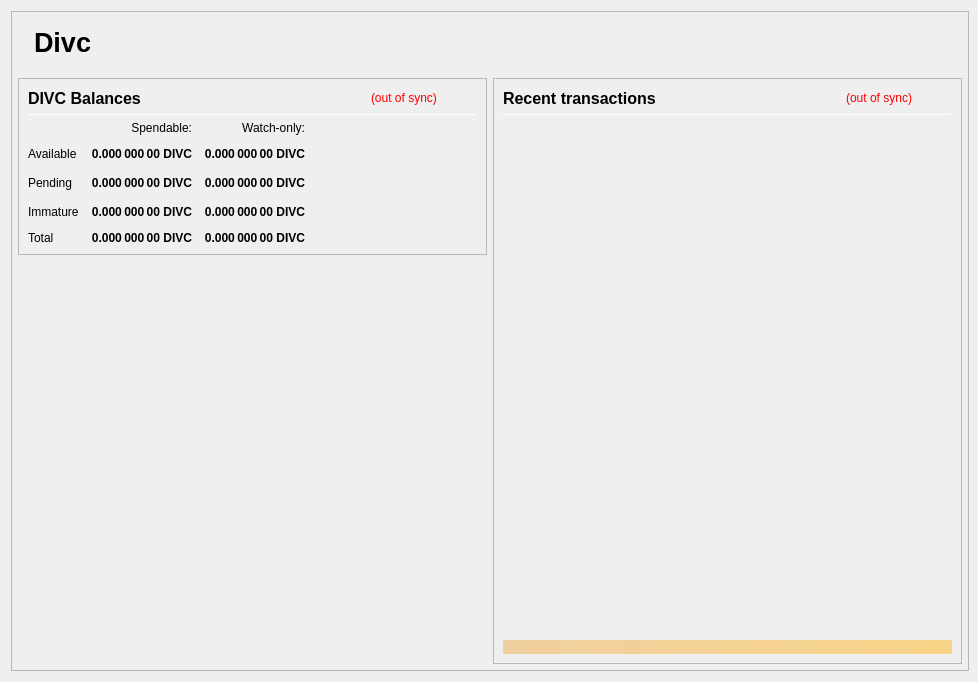
<?xml version="1.0" encoding="UTF-8"?>
<ui version="4.0">
 <class>OverviewPage</class>
 <widget class="QWidget" name="OverviewPage">
  <property name="geometry">
   <rect>
    <x>0</x>
    <y>0</y>
    <width>978</width>
    <height>682</height>
   </rect>
  </property>
  <property name="minimumSize">
   <size>
    <width>960</width>
    <height>682</height>
   </size>
  </property>
  <property name="font">
   <font>
    <weight>50</weight>
    <bold>false</bold>
   </font>
  </property>
  <property name="windowTitle">
   <string>Form</string>
  </property>
  <layout class="QVBoxLayout" name="topLayout" stretch="0">
   <property name="rightMargin">
    <number>9</number>
   </property>
   <item>
    <widget class="QFrame" name="frame_BG">
     <property name="minimumSize">
      <size>
       <width>850</width>
       <height>610</height>
      </size>
     </property>
     <property name="maximumSize">
      <size>
       <width>16777215</width>
       <height>16777215</height>
      </size>
     </property>
     <property name="frameShape">
      <enum>QFrame::StyledPanel</enum>
     </property>
     <property name="frameShadow">
      <enum>QFrame::Raised</enum>
     </property>
     <layout class="QVBoxLayout" name="verticalLayout_3" stretch="0">
      <property name="leftMargin">
       <number>0</number>
      </property>
      <property name="topMargin">
       <number>0</number>
      </property>
      <property name="rightMargin">
       <number>0</number>
      </property>
      <property name="bottomMargin">
       <number>6</number>
      </property>
      <item>
       <layout class="QVBoxLayout" name="verticalLayout_Master" stretch="0,1">
        <property name="leftMargin">
         <number>0</number>
        </property>
        <property name="topMargin">
         <number>0</number>
        </property>
        <property name="rightMargin">
         <number>0</number>
        </property>
        <property name="bottomMargin">
         <number>0</number>
        </property>
        <item>
         <widget class="QFrame" name="frame_Header">
          <layout class="QVBoxLayout" name="verticalLayout_Header" stretch="0">
           <property name="leftMargin">
            <number>0</number>
           </property>
           <property name="topMargin">
            <number>0</number>
           </property>
           <property name="rightMargin">
            <number>0</number>
           </property>
           <property name="bottomMargin">
            <number>0</number>
           </property>
           <item>
            <layout class="QHBoxLayout" name="horizontalLayout_Header" stretch="1,0">
             <property name="spacing">
              <number>6</number>
             </property>
             <item>
              <spacer name="horizontalSpacer_Header">
               <property name="orientation">
                <enum>Qt::Horizontal</enum>
               </property>
               <property name="sizeHint" stdset="0">
                <size>
                 <width>40</width>
                 <height>20</height>
                </size>
               </property>
              </spacer>
             </item>
			 <item>
           <widget class="QLabel" name="labelOverviewHeaderLeft">
            <property name="minimumSize">
             <size>
              <width>464</width>
              <height>60</height>
             </size>
            </property>
            <property name="maximumSize">
             <size>
              <width>16777215</width>
              <height>60</height>
             </size>
            </property>
            <property name="font">
             <font>
              <pointsize>20</pointsize>
              <weight>75</weight>
              <bold>true</bold>
             </font>
            </property>
            <property name="text">
             <string>Divc</string>
            </property>
            <property name="alignment">
             <set>Qt::AlignLeading|Qt::AlignLeft|Qt::AlignVCenter</set>
            </property>
           </widget>
          </item>
             <item>
              <widget class="QLabel" name="labelOverviewHeaderRight">
               <property name="minimumSize">
                <size>
                 <width>464</width>
                 <height>60</height>
                </size>
               </property>
               <property name="maximumSize">
                <size>
                 <width>16777215</width>
                 <height>60</height>
                </size>
               </property>
				<property name="font">
				 <font>
				  <pointsize>20</pointsize>
				  <weight>75</weight>
				  <bold>true</bold>
				 </font>
				</property>
				<property name="text">
				 <string></string>
				</property>
               <property name="alignment">
                <set>Qt::AlignRight|Qt::AlignTrailing|Qt::AlignVCenter</set>
               </property>
              </widget>
             </item>
            </layout>
           </item>
          </layout>
         </widget>
        </item>
        <item>
         <widget class="QFrame" name="frame_Content">
          <layout class="QVBoxLayout" name="verticalLayout_Content">
           <property name="leftMargin">
            <number>6</number>
           </property>
           <property name="topMargin">
            <number>0</number>
           </property>
           <property name="rightMargin">
            <number>6</number>
           </property>
           <property name="bottomMargin">
            <number>0</number>
           </property>
           <item>
            <layout class="QHBoxLayout" name="horizontalLayout_Content" stretch="1,1">
             <property name="spacing">
              <number>6</number>
             </property>
             <item>
              <layout class="QVBoxLayout" name="verticalLayout_left" stretch="0,0">
               <item>
                <widget class="QFrame" name="frameBalances">
                 <property name="frameShape">
                  <enum>QFrame::StyledPanel</enum>
                 </property>
                 <property name="frameShadow">
                  <enum>QFrame::Raised</enum>
                 </property>
                 <layout class="QVBoxLayout" name="verticalLayout_4">
                  <item>
                   <layout class="QHBoxLayout" name="hlBalancesHeader" stretch="2,0,0">
                    <property name="spacing">
                     <number>6</number>
                    </property>
                    <item>
                     <widget class="QLabel" name="labelBalances">
                      <property name="minimumSize">
                       <size>
                        <width>0</width>
                        <height>0</height>
                       </size>
                      </property>
                      <property name="font">
                       <font>
                        <pointsize>12</pointsize>
                        <weight>75</weight>
                        <bold>true</bold>
                       </font>
                      </property>
                      <property name="text">
                       <string>DIVC Balances</string>
                      </property>
                     </widget>
                    </item>
                    <item>
                     <widget class="QLabel" name="labelWalletStatus">
                      <property name="cursor">
                       <cursorShape>WhatsThisCursor</cursorShape>
                      </property>
                      <property name="toolTip">
                       <string>The displayed information may be out of date. Your wallet automatically synchronizes with the Divc network after a connection is established, but this process has not completed yet.</string>
                      </property>
                      <property name="styleSheet">
                       <string notr="true">QLabel { color: red; }</string>
                      </property>
                      <property name="text">
                       <string notr="true">(out of sync)</string>
                      </property>
                      <property name="alignment">
                       <set>Qt::AlignLeading|Qt::AlignLeft|Qt::AlignVCenter</set>
                      </property>
                     </widget>
                    </item>
                    <item>
                     <spacer name="hsBalancesHeader">
                      <property name="orientation">
                       <enum>Qt::Horizontal</enum>
                      </property>
                      <property name="sizeHint" stdset="0">
                       <size>
                        <width>40</width>
                        <height>20</height>
                       </size>
                      </property>
                     </spacer>
                    </item>
                   </layout>
                  </item>
                  <item>
                   <widget class="Line" name="lineBalances">
                    <property name="minimumSize">
                     <size>
                      <width>0</width>
                      <height>1</height>
                     </size>
                    </property>
                    <property name="maximumSize">
                     <size>
                      <width>16777215</width>
                      <height>1</height>
                     </size>
                    </property>
                    <property name="orientation">
                     <enum>Qt::Horizontal</enum>
                    </property>
                   </widget>
                  </item>
                  <item>
                   <layout class="QGridLayout" name="gridLayout">
                    <property name="spacing">
                     <number>12</number>
                    </property>
                    <item row="2" column="2">
                     <widget class="QLabel" name="labelWatchPending">
                      <property name="font">
                       <font>
                        <weight>75</weight>
                        <bold>true</bold>
                       </font>
                      </property>
                      <property name="cursor">
                       <cursorShape>ArrowCursor</cursorShape>
                      </property>
                      <property name="toolTip">
                       <string>Unconfirmed transactions to watch-only addresses</string>
                      </property>
                      <property name="text">
                       <string notr="true">0.000 000 00 DIVC</string>
                      </property>
                      <property name="alignment">
                       <set>Qt::AlignRight|Qt::AlignTrailing|Qt::AlignVCenter</set>
                      </property>
                      <property name="textInteractionFlags">
                       <set>Qt::NoTextInteraction</set>
                      </property>
                     </widget>
                    </item>
                    <item row="2" column="1">
                     <widget class="QLabel" name="labelUnconfirmed">
                      <property name="font">
                       <font>
                        <weight>75</weight>
                        <bold>true</bold>
                       </font>
                      </property>
                      <property name="cursor">
                       <cursorShape>ArrowCursor</cursorShape>
                      </property>
                      <property name="toolTip">
                       <string>Total of transactions that have yet to be confirmed, and do not yet count toward the spendable balance</string>
                      </property>
                      <property name="text">
                       <string notr="true">0.000 000 00 DIVC</string>
                      </property>
                      <property name="alignment">
                       <set>Qt::AlignRight|Qt::AlignTrailing|Qt::AlignVCenter</set>
                      </property>
                      <property name="textInteractionFlags">
                       <set>Qt::NoTextInteraction</set>
                      </property>
                     </widget>
                    </item>
                    <item row="3" column="2">
                     <widget class="QLabel" name="labelWatchImmature">
                      <property name="font">
                       <font>
                        <weight>75</weight>
                        <bold>true</bold>
                       </font>
                      </property>
                      <property name="cursor">
                       <cursorShape>ArrowCursor</cursorShape>
                      </property>
                      <property name="toolTip">
                       <string>Staked or masternode rewards in watch-only addresses that has not yet matured</string>
                      </property>
                      <property name="text">
                       <string notr="true">0.000 000 00 DIVC</string>
                      </property>
                      <property name="alignment">
                       <set>Qt::AlignRight|Qt::AlignTrailing|Qt::AlignVCenter</set>
                      </property>
                      <property name="textInteractionFlags">
                       <set>Qt::NoTextInteraction</set>
                      </property>
                     </widget>
                    </item>
                    <item row="4" column="0">
                     <widget class="QLabel" name="labelTotalText">
                      <property name="text">
                       <string>Total</string>
                      </property>
                      <property name="textInteractionFlags">
                       <set>Qt::NoTextInteraction</set>
                      </property>
                     </widget>
                    </item>
                    <item row="3" column="1">
                     <widget class="QLabel" name="labelImmature">
                      <property name="font">
                       <font>
                        <weight>75</weight>
                        <bold>true</bold>
                       </font>
                      </property>
                      <property name="cursor">
                       <cursorShape>ArrowCursor</cursorShape>
                      </property>
                      <property name="toolTip">
                       <string>Staked or masternode rewards that has not yet matured</string>
                      </property>
                      <property name="text">
                       <string notr="true">0.000 000 00 DIVC</string>
                      </property>
                      <property name="alignment">
                       <set>Qt::AlignRight|Qt::AlignTrailing|Qt::AlignVCenter</set>
                      </property>
                      <property name="textInteractionFlags">
                       <set>Qt::NoTextInteraction</set>
                      </property>
                     </widget>
                    </item>
                    <item row="2" column="3">
                     <spacer name="hsBalances">
                      <property name="orientation">
                       <enum>Qt::Horizontal</enum>
                      </property>
                      <property name="sizeHint" stdset="0">
                       <size>
                        <width>40</width>
                        <height>20</height>
                       </size>
                      </property>
                     </spacer>
                    </item>
                    <item row="3" column="0">
                     <widget class="QLabel" name="labelImmatureText">
                      <property name="text">
                       <string>Immature</string>
                      </property>
                      <property name="textInteractionFlags">
                       <set>Qt::NoTextInteraction</set>
                      </property>
                     </widget>
                    </item>
                    <item row="4" column="1">
                     <widget class="QLabel" name="labelTotal">
                      <property name="font">
                       <font>
                        <weight>75</weight>
                        <bold>true</bold>
                       </font>
                      </property>
                      <property name="cursor">
                       <cursorShape>ArrowCursor</cursorShape>
                      </property>
                      <property name="toolTip">
                       <string>Your current total balance</string>
                      </property>
                      <property name="text">
                       <string notr="true">0.000 000 00 DIVC</string>
                      </property>
                      <property name="alignment">
                       <set>Qt::AlignRight|Qt::AlignTrailing|Qt::AlignVCenter</set>
                      </property>
                      <property name="textInteractionFlags">
                       <set>Qt::NoTextInteraction</set>
                      </property>
                     </widget>
                    </item>
                    <item row="4" column="2">
                     <widget class="QLabel" name="labelWatchTotal">
                      <property name="font">
                       <font>
                        <weight>75</weight>
                        <bold>true</bold>
                       </font>
                      </property>
                      <property name="cursor">
                       <cursorShape>ArrowCursor</cursorShape>
                      </property>
                      <property name="toolTip">
                       <string>Current total balance in watch-only addresses</string>
                      </property>
                      <property name="text">
                       <string notr="true">0.000 000 00 DIVC</string>
                      </property>
                      <property name="alignment">
                       <set>Qt::AlignRight|Qt::AlignTrailing|Qt::AlignVCenter</set>
                      </property>
                      <property name="textInteractionFlags">
                       <set>Qt::NoTextInteraction</set>
                      </property>
                     </widget>
                    </item>
                    <item row="0" column="2">
                     <widget class="QLabel" name="labelWatchonly">
                      <property name="text">
                       <string>Watch-only:</string>
                      </property>
                      <property name="alignment">
                       <set>Qt::AlignRight|Qt::AlignTrailing|Qt::AlignVCenter</set>
                      </property>
                     </widget>
                    </item>
                    <item row="1" column="0">
                     <widget class="QLabel" name="labelBalanceText">
                      <property name="text">
                       <string>Available</string>
                      </property>
                      <property name="textInteractionFlags">
                       <set>Qt::NoTextInteraction</set>
                      </property>
                     </widget>
                    </item>
                    <item row="1" column="1">
                     <widget class="QLabel" name="labelBalance">
                      <property name="font">
                       <font>
                        <weight>75</weight>
                        <bold>true</bold>
                       </font>
                      </property>
                      <property name="cursor">
                       <cursorShape>ArrowCursor</cursorShape>
                      </property>
                      <property name="toolTip">
                       <string>Your current spendable balance</string>
                      </property>
                      <property name="text">
                       <string notr="true">0.000 000 00 DIVC</string>
                      </property>
                      <property name="alignment">
                       <set>Qt::AlignRight|Qt::AlignTrailing|Qt::AlignVCenter</set>
                      </property>
                      <property name="textInteractionFlags">
                       <set>Qt::NoTextInteraction</set>
                      </property>
                     </widget>
                    </item>
                    <item row="1" column="2">
                     <widget class="QLabel" name="labelWatchAvailable">
                      <property name="font">
                       <font>
                        <weight>75</weight>
                        <bold>true</bold>
                       </font>
                      </property>
                      <property name="cursor">
                       <cursorShape>ArrowCursor</cursorShape>
                      </property>
                      <property name="toolTip">
                       <string>Your current balance in watch-only addresses</string>
                      </property>
                      <property name="text">
                       <string notr="true">0.000 000 00 DIVC</string>
                      </property>
                      <property name="alignment">
                       <set>Qt::AlignRight|Qt::AlignTrailing|Qt::AlignVCenter</set>
                      </property>
                      <property name="textInteractionFlags">
                       <set>Qt::NoTextInteraction</set>
                      </property>
                     </widget>
                    </item>
                    <item row="2" column="0">
                     <widget class="QLabel" name="labelPendingText">
                      <property name="text">
                       <string>Pending</string>
                      </property>
                      <property name="textInteractionFlags">
                       <set>Qt::NoTextInteraction</set>
                      </property>
                     </widget>
                    </item>
                    <item row="0" column="1">
                     <widget class="QLabel" name="labelSpendable">
                      <property name="text">
                       <string>Spendable:</string>
                      </property>
                      <property name="alignment">
                       <set>Qt::AlignRight|Qt::AlignTrailing|Qt::AlignVCenter</set>
                      </property>
                     </widget>
                    </item>
                   </layout>
                  </item>
                 </layout>
                </widget>
               </item>
               <item>
                <spacer name="verticalSpacer">
                 <property name="orientation">
                  <enum>Qt::Vertical</enum>
                 </property>
                 <property name="sizeHint" stdset="0">
                  <size>
                   <width>20</width>
                   <height>40</height>
                  </size>
                 </property>
                </spacer>
               </item>
              </layout>
             </item>
             <item>
              <layout class="QVBoxLayout" name="verticalLayout_right" stretch="1">
               <item>
                <widget class="QFrame" name="frame_RecentTransactions">
                 <property name="minimumSize">
                  <size>
                   <width>0</width>
                   <height>0</height>
                  </size>
                 </property>
                 <property name="frameShape">
                  <enum>QFrame::StyledPanel</enum>
                 </property>
                 <property name="frameShadow">
                  <enum>QFrame::Raised</enum>
                 </property>
                 <layout class="QVBoxLayout" name="verticalLayout_1" stretch="0,0,0,0,0">
                  <item>
                   <layout class="QHBoxLayout" name="horizontalLayout_2" stretch="2,0,0">
                    <property name="spacing">
                     <number>3</number>
                    </property>
                    <item>
                     <widget class="QLabel" name="label_4">
                      <property name="minimumSize">
                       <size>
                        <width>0</width>
                        <height>20</height>
                       </size>
                      </property>
                      <property name="font">
                       <font>
                        <pointsize>12</pointsize>
                        <weight>75</weight>
                        <bold>true</bold>
                       </font>
                      </property>
                      <property name="text">
                       <string>Recent transactions</string>
                      </property>
                     </widget>
                    </item>
                    <item>
                     <widget class="QLabel" name="labelTransactionsStatus">
                      <property name="cursor">
                       <cursorShape>WhatsThisCursor</cursorShape>
                      </property>
                      <property name="toolTip">
                       <string>The displayed information may be out of date. Your wallet automatically synchronizes with the Divc network after a connection is established, but this process has not completed yet.</string>
                      </property>
                      <property name="styleSheet">
                       <string notr="true">QLabel { color: red; }</string>
                      </property>
                      <property name="text">
                       <string notr="true">(out of sync)</string>
                      </property>
                      <property name="alignment">
                       <set>Qt::AlignRight|Qt::AlignTrailing|Qt::AlignVCenter</set>
                      </property>
                     </widget>
                    </item>
                    <item>
                     <spacer name="horizontalSpacer">
                      <property name="orientation">
                       <enum>Qt::Horizontal</enum>
                      </property>
                      <property name="sizeHint" stdset="0">
                       <size>
                        <width>40</width>
                        <height>20</height>
                       </size>
                      </property>
                     </spacer>
                    </item>
                   </layout>
                  </item>
                  <item>
                   <widget class="Line" name="line">
                    <property name="minimumSize">
                     <size>
                      <width>0</width>
                      <height>1</height>
                     </size>
                    </property>
                    <property name="maximumSize">
                     <size>
                      <width>16777215</width>
                      <height>1</height>
                     </size>
                    </property>
                    <property name="orientation">
                     <enum>Qt::Horizontal</enum>
                    </property>
                   </widget>
                  </item>
                  <item>
                   <widget class="QListView" name="listTransactions">
                    <property name="minimumSize">
                     <size>
                      <width>0</width>
                      <height>0</height>
                     </size>
                    </property>
                    <property name="styleSheet">
                     <string notr="true">QListView { background: transparent; }</string>
                    </property>
                    <property name="frameShape">
                     <enum>QFrame::NoFrame</enum>
                    </property>
                    <property name="verticalScrollBarPolicy">
                     <enum>Qt::ScrollBarAlwaysOff</enum>
                    </property>
                    <property name="horizontalScrollBarPolicy">
                     <enum>Qt::ScrollBarAlwaysOff</enum>
                    </property>
                    <property name="selectionMode">
                     <enum>QAbstractItemView::NoSelection</enum>
                    </property>
                   </widget>
                  </item>
                  <item>
                   <spacer name="verticalSpacer_2">
                    <property name="orientation">
                     <enum>Qt::Vertical</enum>
                    </property>
                    <property name="sizeType">
                     <enum>QSizePolicy::Expanding</enum>
                    </property>
                    <property name="sizeHint" stdset="0">
                     <size>
                      <width>20</width>
                      <height>40</height>
                     </size>
                    </property>
                   </spacer>
                  </item>
                  <item>
                   <widget class="QLabel" name="labelAlerts">
                    <property name="maximumSize">
                     <size>
                      <width>16777215</width>
                      <height>16777215</height>
                     </size>
                    </property>
                    <property name="styleSheet">
                     <string notr="true">background-color: qlineargradient(x1: 0, y1: 0, x2: 1, y2: 0, stop:0 #F0D0A0, stop:1 #F8D488); color:#000000;</string>
                    </property>
                    <property name="text">
                     <string/>
                    </property>
                    <property name="wordWrap">
                     <bool>true</bool>
                    </property>
                    <property name="margin">
                     <number>3</number>
                    </property>
                   </widget>
                  </item>
                 </layout>
                </widget>
               </item>
              </layout>
             </item>
            </layout>
           </item>
          </layout>
         </widget>
        </item>
       </layout>
      </item>
     </layout>
    </widget>
   </item>
  </layout>
 </widget>
 <resources/>
 <connections/>
</ui>
